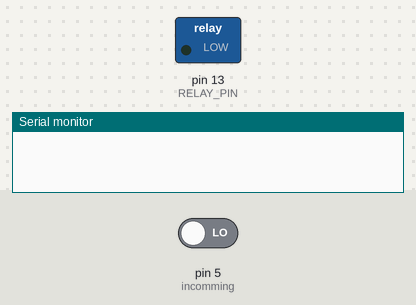
Bench run of a sketch on a simulated Arduino Uno, built with avr-gcc and run on an emulated ATmega328P. On the bench: switched loads named in the sketch (green lamp = pin HIGH), the last lines printed to the serial monitor. Inputs (shaded band) come from the test bench; at power-on: pin 5 (incomming) LOW.

Above: at 3.2 s.
3.3 s: pin 5 (incomming) driven HIGH
At 4.6 s:
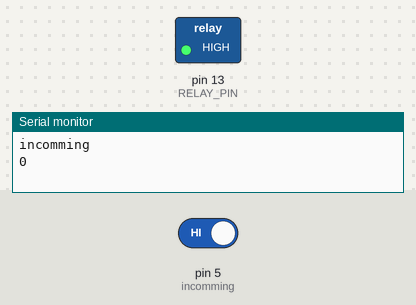
Timing chart, 0 to 6.3 s (numbered marks = the images above; inputs shaded):
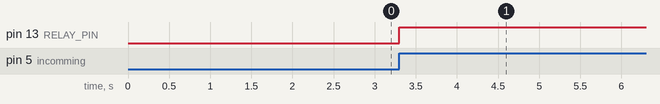

Measured:
- after the input at 3.3 s, pin 13 (RELAY_PIN): LOW → HIGH at once

The sketch:

Arduino_Relay.ino
```cpp
/*People are fake, pizza is real*/

const int RELAY_PIN = 13;
const int incomming = 5;
int counter = 0;
int minute = 60000;
int hour = 60 * minute;


void setup() {
  delay(2000);
  Serial.begin(115200);

  pinMode(RELAY_PIN, OUTPUT);
  pinMode(incomming, INPUT);

}


void loop() {


  if (digitalRead(incomming)) {
    Serial.println("incomming");
    Serial.println(counter);
    counter +=1;
    if (counter <= 3) {
      digitalWrite(RELAY_PIN, HIGH);
      delay(30000);
      digitalWrite(RELAY_PIN, LOW);
    }
    else {
      delay(hour * 5);
      counter = 0;
    }


  }
}
```
